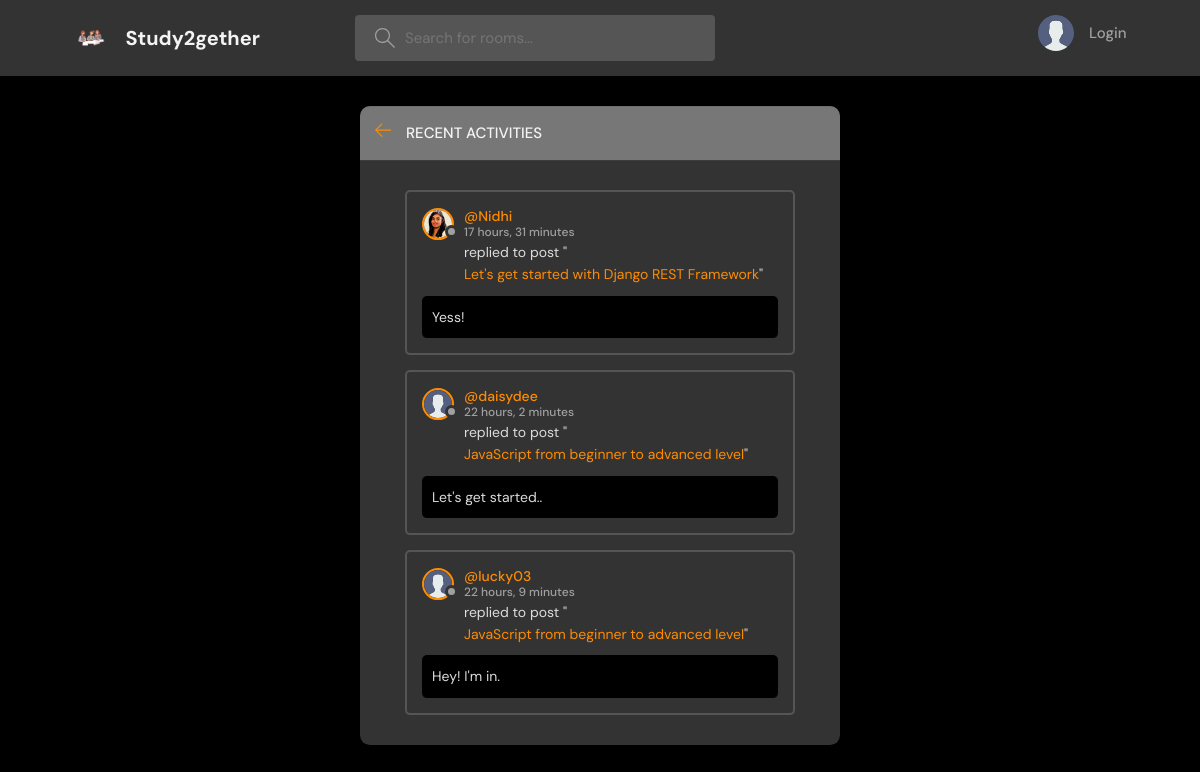
The page /activity/ on the database its author committed.
### base/models.py (models this page shows, shortened)
class Messages(models.Model):
    user = models.ForeignKey(User, on_delete=models.CASCADE)
    room = models.ForeignKey(Room, on_delete=models.CASCADE)
    body = models.TextField()
    updated = models.DateTimeField(auto_now=True)
    created = models.DateTimeField(auto_now_add=True)
    class Meta:
        ordering = ['-updated', '-created']

class User(AbstractUser):
    name = models.CharField(max_length=200, null=True)
    email = models.EmailField(unique=True,null=True)
    bio = models.TextField(null=True)
    avatar = models.ImageField(null=True, default="avatar.svg")
    USERNAME_FIELD = 'email'
    REQUIRED_FIELDS = []

class Room(models.Model):
    host = models.ForeignKey(User, on_delete=models.SET_NULL, null=True)
    topic = models.ForeignKey(Topic, on_delete=models.SET_NULL, null=True)
    name = models.CharField(max_length=200)
    description = models.TextField(null=True, blank=True)
    participants = models.ManyToManyField(User, related_name='participants')
    updated = models.DateTimeField(auto_now=True)
    created = models.DateTimeField(auto_now_add=True)
    class Meta:
        ordering = ['-updated', '-created']
    def __str__(self):
        return self.name

### base/views.py (the view)
# urls.py: path("activity/", views.activityPage, name="activity"),
def activityPage(request):
    room_msgs = Messages.objects.all()
    return render(request, "base/activity.html", {
        'room_msgs' : room_msgs
    })

### base/templates/base/activity.html (shortened to what this page needs)
{% extends "main.html" %}
{% block content %}
<main class="layout">
  <div class="container">
    <div class="layout__box">
      <div class="layout__boxHeader">
        <div class="layout__boxTitle">
          <a href="{% url "home" %}">
            <svg version="1.1" xmlns="http://www.w3.org/2000/svg" width="32" height="32" viewBox="0 0 32 32">
              <title>arrow-left</title>
              <path
                d="M13.723 2.286l-13.723 13.714 13.719 13.714 1.616-1.611-10.96-10.96h27.625v-2.286h-27.625l10.965-10.965-1.616-1.607z"
              ></path>
            </svg>
          </a>
          <h3>Recent Activities</h3>
        </div>
      </div>
      <div class="activities-page layout__body">
        {% for msg in room_msgs %}
        <div class="activities__box">
          <div class="activities__boxHeader roomListRoom__header">
            <a href="{% url "user-profile" msg.user.id %}" class="roomListRoom__author">
              <div class="avatar avatar--small">
                <img src="{{msg.user.avatar.url}}" />
              </div>
              <p>
                @{{msg.user.username}}
                <span>{{msg.created|timesince}}</span>
              </p>
            </a>
          </div>
          <div class="activities__boxContent">
            <p>replied to post "<a href="{% url "room" msg.room.id %}">{{msg.room}}</a>"</p>
            <div class="activities__boxRoomContent">{{msg.body}}</div>
          </div>
        </div>
        {% endfor %}
      </div>
    </div>
  </div>
</main>
{% endblock %}

### static/styles/style.css (style rules this page uses)
:root { --color-main: #ff8c00; --color-main-light: #ffd700; --color-dark: #333333; --color-dark-medium: #555555; --color-dark-light: #777777; --color-light: #f4f4f4; --color-gray: #a0a0a0; --color-light-gray: #dcdcdc; --color-bg: black; --color-success: #2ecc71; --color-error: #e74c3c; }
* { font-family: "DM Sans", -apple-system, BlinkMacSystemFont, "Segoe UI", Roboto, Oxygen, Ubuntu, Cantarell, "Open Sans", "Helvetica Neue", sans-serif; margin: 0; padding: 0; box-sizing: border-box; text-rendering: optimizeLegibility; font-size: inherit; }
html { font-size: 56.25%; }
@media only screen and (min-width: 1200px) { html { font-size: 62.5%; } }
body { line-height: 1.6; font-weight: 400; font-size: 1.5rem; color: var(--color-light-gray); background-color: var(--color-bg); min-height: 100vh; }
img { width: 100%; }
a { display: inline-block; color: var(--color-main); text-decoration: none; }
.container { max-width: 120rem; width: 90%; margin: auto; }
.avatar { position: relative; display: inline-block; border-radius: 50%; border: 2px solid var(--color-main); }
.avatar img { display: block; border-radius: 50%; object-fit: cover; object-position: center; }
.avatar::after { content: ""; display: block; position: absolute; background-color: var(--color-gray); z-index: 111; border-radius: 50%; border: 0.3rem solid var(--color-dark); }
.avatar.avatar--small img { width: 2.8rem; height: 2.8rem; }
.avatar.avatar--small:after { width: 0.7rem; height: 0.7rem; bottom: 0px; right: -6px; }
.layout { margin-top: 2.4rem; }
.layout > .container { display: flex; justify-content: space-between; align-items: flex-start; }
.layout__box { width: 90%; max-width: 48rem; min-height: 40rem; position: absolute; top: 50%; left: 50%; transform: translate(-50%, -46%); background-color: var(--color-dark); border-radius: 1rem; box-shadow: 1px 1px 6px 3px rgba(0, 0, 0, 0.1); overflow: hidden; }
.layout__boxHeader { display: flex; padding: 1.5rem; background-color: var(--color-dark-light); }
.layout__boxTitle { display: flex; gap: 1.5rem; align-items: center; }
.layout__boxTitle h3 { text-transform: uppercase; font-weight: 500; color: var(--color-light); }
.layout__boxTitle svg { width: 1.6rem; height: 1.6rem; fill: var(--color-main); }
.layout__body { margin: 3rem; }
.roomListRoom__header { display: flex; justify-content: space-between; align-items: center; }
.roomListRoom__author { font-weight: 500; display: flex; align-items: center; gap: 1rem; }
.activities__box { margin: 1.5rem; padding: 1.5rem; border: 2px solid var(--color-dark-medium); border-radius: 5px; }
.activities__boxHeader p { font-size: 1.4rem; line-height: 1.3; }
.activities__boxHeader p span { color: var(--color-gray); font-size: 1.2rem; display: block; }
.activities__boxContent { margin-left: 4.2rem; }
.activities__boxContent { font-size: 1.4rem; }
.activities__boxRoomContent { background: var(--color-bg); padding: 1rem; border-radius: 5px; margin-top: 1rem; margin-left: -4.2rem; }

### rows shown on the page
Messages: user.avatar (placeholder picture), user.username "Nidhi", created "17 hours, 31 minutes", room "Let's get started with Django REST Framework", body "Yess!"
Messages: user.avatar (placeholder picture), user.username "daisydee", created "22 hours, 2 minutes", room "JavaScript from beginner to advanced level", body "Let's get started.."
Messages: user.avatar (placeholder picture), user.username "lucky03", created "22 hours, 9 minutes", room "JavaScript from beginner to advanced level", body "Hey! I'm in."
